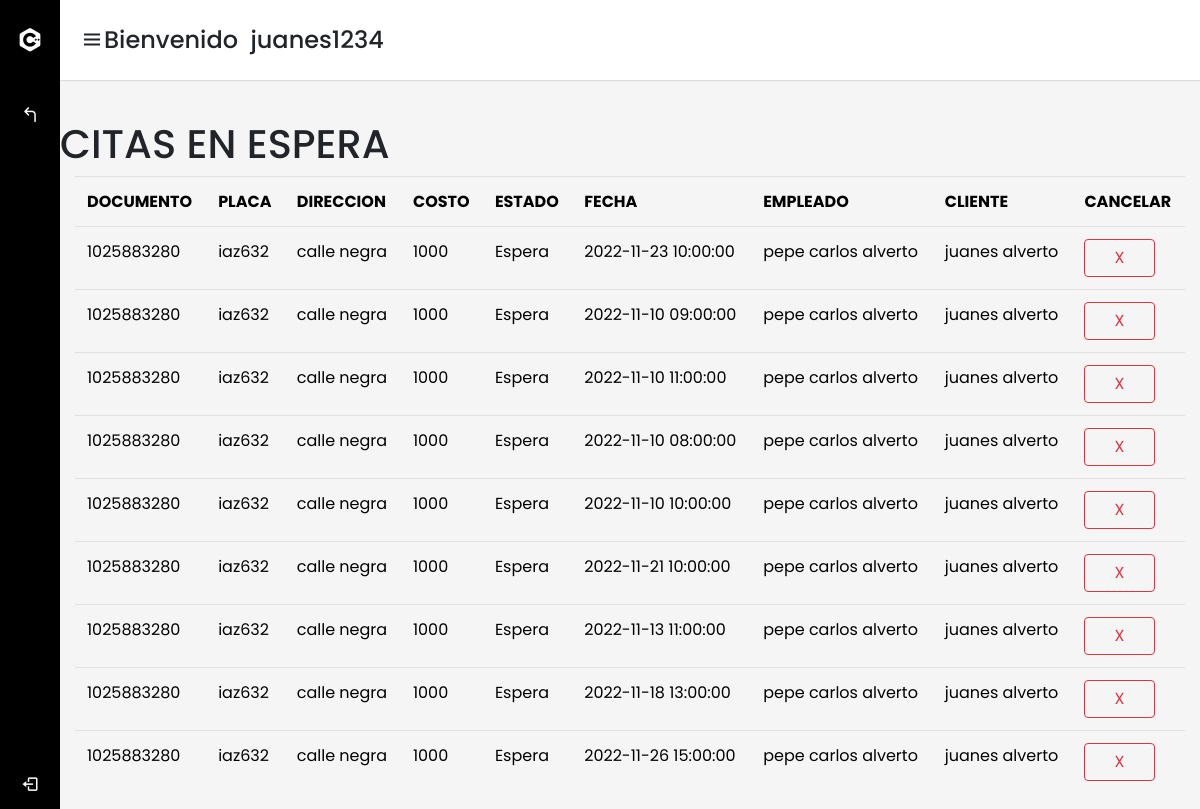
Page /citasespera.php (signed in) on the committed database.
### tables this page shows
CREATE TABLE `cliente` (
  `documento` int(11) NOT NULL,
  `usuario` varchar(30) NOT NULL,
  `nombre` varchar(50) NOT NULL,
  `correo` varchar(50) NOT NULL,
  `telefono` int(11) NOT NULL,
  `direccion` varchar(50) NOT NULL,
  `contrasena` varchar(40) NOT NULL
);

CREATE TABLE `citas` (
  `id` int(11) NOT NULL,
  `placa` varchar(30) NOT NULL,
  `direccion` varchar(50) NOT NULL,
  `costo` float NOT NULL,
  `title` varchar(15) NOT NULL,
  `start` datetime NOT NULL,
  `c_empleado` int(11) NOT NULL,
  `documento` int(11) NOT NULL
);

CREATE TABLE `empleado` (
  `codigo` int(11) NOT NULL,
  `documento` int(11) NOT NULL,
  `nombre_e` varchar(50) NOT NULL,
  `correo` varchar(50) NOT NULL,
  `telefono` int(11) NOT NULL,
  `direccion` varchar(50) NOT NULL,
  `contrasena` varchar(50) NOT NULL
);

### citasespera.php (the view, shortened to what this page needs)
<?php
include_once "conexion.php";
$doc=$_SESSION['doc'];
$consult="SELECT * FROM cliente WHERE documento='$doc'";
$query=mysqli_query($conexion,$consult);
$row=mysqli_fetch_assoc($query);
?>
<head>
    <link rel="stylesheet" href="https://cdn.jsdelivr.net/npm/bootstrap@4.0.0/dist/css/bootstrap.min.css"
>
    <link rel="stylesheet" href="css/fullcalendar.min.css">
    <link rel="stylesheet" href="css/bootstrap-clockpicker.css">
    <link rel="stylesheet" href="css/styleCitas.css">
    <link href='https://unpkg.com/boxicons@2.0.7/css/boxicons.min.css' rel='stylesheet'>
    <link rel="stylesheet" href="https://unicons.iconscout.com/release/v4.0.0/css/line.css">
</head>
<body>
    <div class="sidebar">
        <div class="logo-details">
            <i class='bx bxl-c-plus-plus'></i>
            <span class="logo_name">EcoWash</span>
        </div>
        <ul class="nav-links">
            <li>
            <a href="citasagendadas.php?documento=<?php echo $doc?>">
                    <i class='uil-corner-up-left'></i>
                    <span class="links_name">VOLVER</span>
                </a>
            </li>
            <li class="log_out">
                <a href="index.php">
                    <i class='bx bx-log-out'></i>
                    <span class="links_name">Cerrar sesión</span>
                </a>
            </li>
        </ul>
    </div>
    <section class="home-section">
        <nav>
            <div class="sidebar-button">
                <i class='bx bx-menu sidebarBtn'></i>
                <span class="dashboard">Bienvenido</span>
                <span class="dashboard"><?php echo $row['usuario']; ?></span>
            </div>
        </nav>
    <br><br><br><br><br>
<?php
include('conexion.php')
?>
<div class="container">
        <div class="row">
            <h1>CITAS EN ESPERA</h1>
            <div class="table-responsive">
            <div class="datos1 col-sm-12">
            <table class="table table-hover"  style="color:black;">
            <tr>
              <th scope="col">DOCUMENTO</th>
              <th scope="col">PLACA</th>
              <th scope="col">DIRECCION</th>
              <th scope="col">COSTO</th>
              <th scope="col">ESTADO</th>
              <th scope="col">FECHA</th>
              <th scope="col">EMPLEADO</th>
              <th scope="col">CLIENTE</th>
              <th scope="col">CANCELAR</th>
            </tr>
 <?php
        $resultados = mysqli_query($conexion,"SELECT *,cliente.documento,citas.direccion FROM citas,cliente,empleado WHERE citas.documento=cliente.documento AND citas.c_empleado=empleado.codigo AND citas.documento='$doc' AND title='espera' ");
        while($consulta = mysqli_fetch_array($resultados))
        {
            echo
        '
        <tr  style="color:black;">
        <td>'.$consulta['documento'].'</td>
        <td>'.$consulta['placa'].'</td>
        <td>'.$consulta['direccion'].'</td>
        <td>'.$consulta['costo'].'</td>
        <td>'.$consulta['title'].'</td>
        <td>'.$consulta['start'].'</td>
        <td>'.$consulta['nombre_e'].'</td>
        <td>'.$consulta['nombre'].'</td>
        <td><a href="cancelarcita.php?start='.$consulta['start'].'" onclick="return confirmar();"><button type="button" class="btn btn-outline-danger">&nbsp;&nbsp;&nbsp;&nbsp;X&nbsp;&nbsp;&nbsp;&nbsp;</button></a></td>
          </tr>
        ';
      }
?>
        </table>
            </div>
         </div>
    </div>
</div>
</section>
</body>

### css/styleCitas.css (style rules this page uses)
* { margin: 0; padding: 0; box-sizing: border-box; font-family: 'Poppins', sans-serif; }
.sidebar { position: fixed; height: 100%; width: 240px; background:black; transition: all 0.5s ease; }
.sidebar .logo-details { height: 80px; display: flex; align-items: center; }
.sidebar .logo-details i { font-size: 28px; font-weight: 500; color: #fff; min-width: 60px; text-align: center }
.sidebar .logo-details .logo_name { color: #fff; font-size: 24px; font-weight: 500; }
.sidebar .nav-links { margin-top: 10px; }
.sidebar .nav-links li { position: relative; list-style: none; height: 50px; }
.sidebar .nav-links li a { height: 100%; width: 100%; display: flex; align-items: center; text-decoration: none; transition: all 0.4s ease; }
.sidebar .nav-links li i { min-width: 60px; text-align: center; font-size: 18px; color: #fff; }
.sidebar .nav-links li a .links_name { color: #fff; font-size: 15px; font-weight: 400; white-space: nowrap; }
.sidebar .nav-links .log_out { position: absolute; bottom: 0; width: 100%; }
.home-section { position: relative; background: #f5f5f5; min-height: 100vh; width: calc(100% - 240px); left: 240px; transition: all 0.5s ease; }
.home-section nav { display: flex; justify-content: space-between; height: 80px; background: #fff; display: flex; align-items: center; position: fixed; width: calc(100% - 240px); left: 240px; z-index: 100; padding: 0 20px; box-shadow: 0 1px 1px rgba(0, 0, 0, 0.1); transition: all 0.5s ease; }
.home-section nav .sidebar-button { display: flex; align-items: center; font-size: 24px; font-weight: 500; }
@media (max-width: 1240px) { .sidebar { width: 60px; } }
@media (max-width: 1240px) { .home-section { width: calc(100% - 60px); left: 60px; } }
@media (max-width: 1240px) { .home-section nav { width: calc(100% - 60px); left: 60px; } }

### rows in the picture
cliente: usuario "juanes1234"
citas: documento.documento "1025883280", placa "iaz632", direccion "calle negra", costo "1000", title "Espera", start "2022-11-23 10:00:00", c_empleado.nombre_e "pepe carlos alverto", documento.nombre "juanes alverto"
citas: documento.documento "1025883280", placa "iaz632", direccion "calle negra", costo "1000", title "Espera", start "2022-11-10 09:00:00", c_empleado.nombre_e "pepe carlos alverto", documento.nombre "juanes alverto"
citas: documento.documento "1025883280", placa "iaz632", direccion "calle negra", costo "1000", title "Espera", start "2022-11-10 11:00:00", c_empleado.nombre_e "pepe carlos alverto", documento.nombre "juanes alverto"
citas: documento.documento "1025883280", placa "iaz632", direccion "calle negra", costo "1000", title "Espera", start "2022-11-10 08:00:00", c_empleado.nombre_e "pepe carlos alverto", documento.nombre "juanes alverto"
citas: documento.documento "1025883280", placa "iaz632", direccion "calle negra", costo "1000", title "Espera", start "2022-11-10 10:00:00", c_empleado.nombre_e "pepe carlos alverto", documento.nombre "juanes alverto"
citas: documento.documento "1025883280", placa "iaz632", direccion "calle negra", costo "1000", title "Espera", start "2022-11-21 10:00:00", c_empleado.nombre_e "pepe carlos alverto", documento.nombre "juanes alverto"
citas: documento.documento "1025883280", placa "iaz632", direccion "calle negra", costo "1000", title "Espera", start "2022-11-13 11:00:00", c_empleado.nombre_e "pepe carlos alverto", documento.nombre "juanes alverto"
citas: documento.documento "1025883280", placa "iaz632", direccion "calle negra", costo "1000", title "Espera", start "2022-11-18 13:00:00", c_empleado.nombre_e "pepe carlos alverto", documento.nombre "juanes alverto"
citas: documento.documento "1025883280", placa "iaz632", direccion "calle negra", costo "1000", title "Espera", start "2022-11-26 15:00:00", c_empleado.nombre_e "pepe carlos alverto", documento.nombre "juanes alverto"
